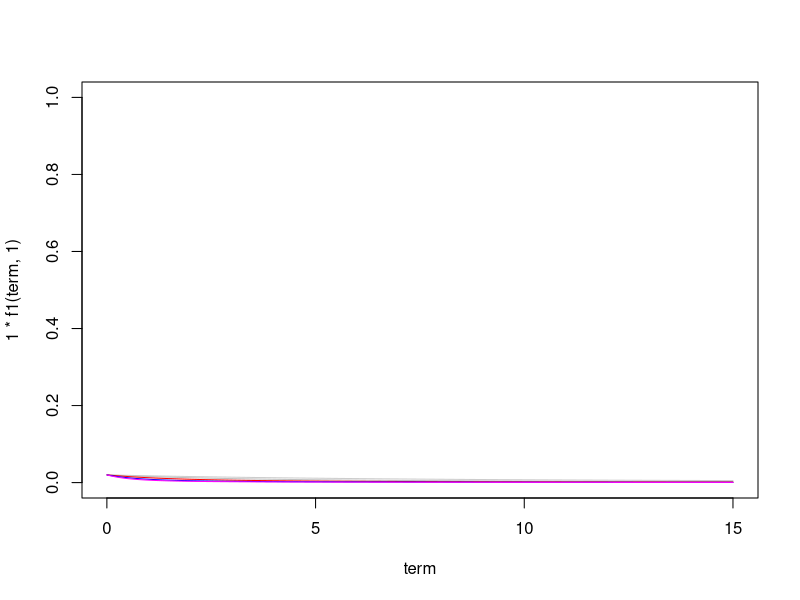
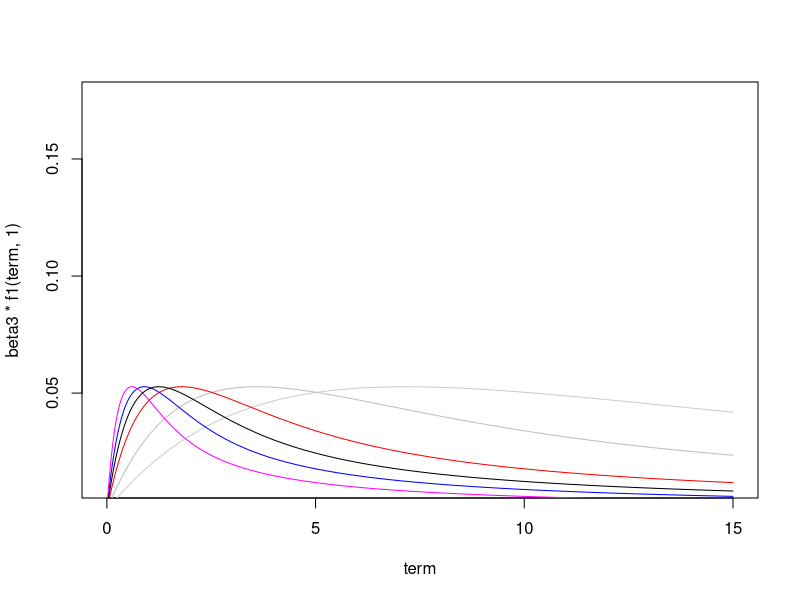
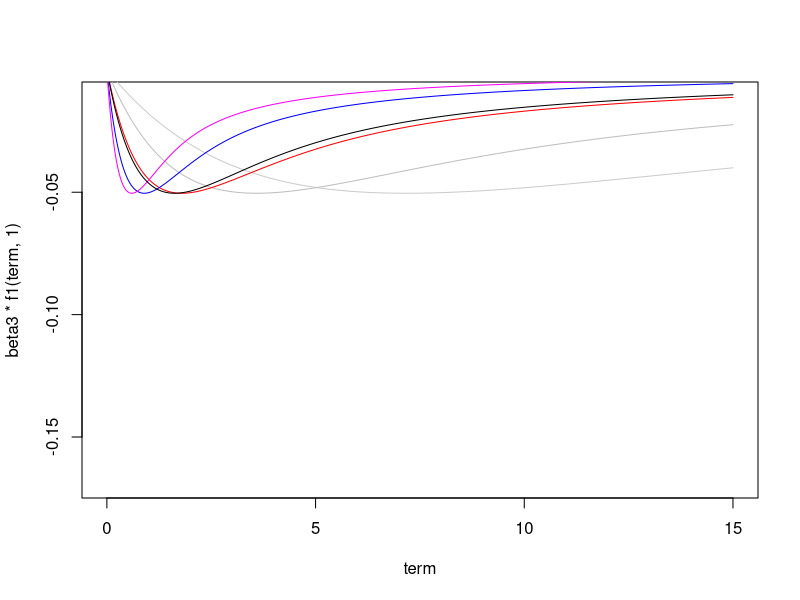

These charts were generated, in order, by the following R code:

f1 <- function(t, l1) (1 - exp(-l1 * t)) / (l1 * t)

f1p <- function(t, l1) {
  -(1 / l1) * (1 - exp(-l1 * t) * (1 + l1 * t)) / (l1 * t)
}

f2 <- function(t, l1) ((1 - exp(-l1 * t)) / (l1 * t) - exp(-l1 * t))

term <- seq_len(15 * 252) / 252

beta2 <- 0.02
plot(term,  1 * f1(term, 1), type = "n", ylim = c(0, 1))
lines(term, beta2 * f1(term, 0.25), col = "grey80")
lines(term, beta2 * f1(term, 0.5), col = "grey")
lines(term, beta2 * f1(term, 1), col = "red")
lines(term, beta2 * f1(term, 2), col = "blue")
lines(term, beta2 * f1(term, 3), col = "magenta")

beta3 <- 0.1766474
plot(term,  beta3 * f1(term, 1), type = "n")
lines(term, beta3 * f2(term, 0.25), col = "grey80")
lines(term, beta3 * f2(term, 0.5), col = "grey")
lines(term, beta3 * f2(term, 1), col = "red")
lines(term, beta3 * f2(term, 2), col = "blue")
lines(term, beta3 * f2(term, 3), col = "magenta")
lines(term, beta3 * f2(term, 1.440675), col = "black")

beta3 <- -0.1689549
plot(term,  beta3 * f1(term, 1), type = "n")
lines(term, beta3 * f2(term, 0.25), col = "grey80")
lines(term, beta3 * f2(term, 0.5), col = "grey")
lines(term, beta3 * f2(term, 1), col = "red")
lines(term, beta3 * f2(term, 2), col = "blue")
lines(term, beta3 * f2(term, 3), col = "magenta")
lines(term, beta3 * f2(term, 1.105058), col = "black")